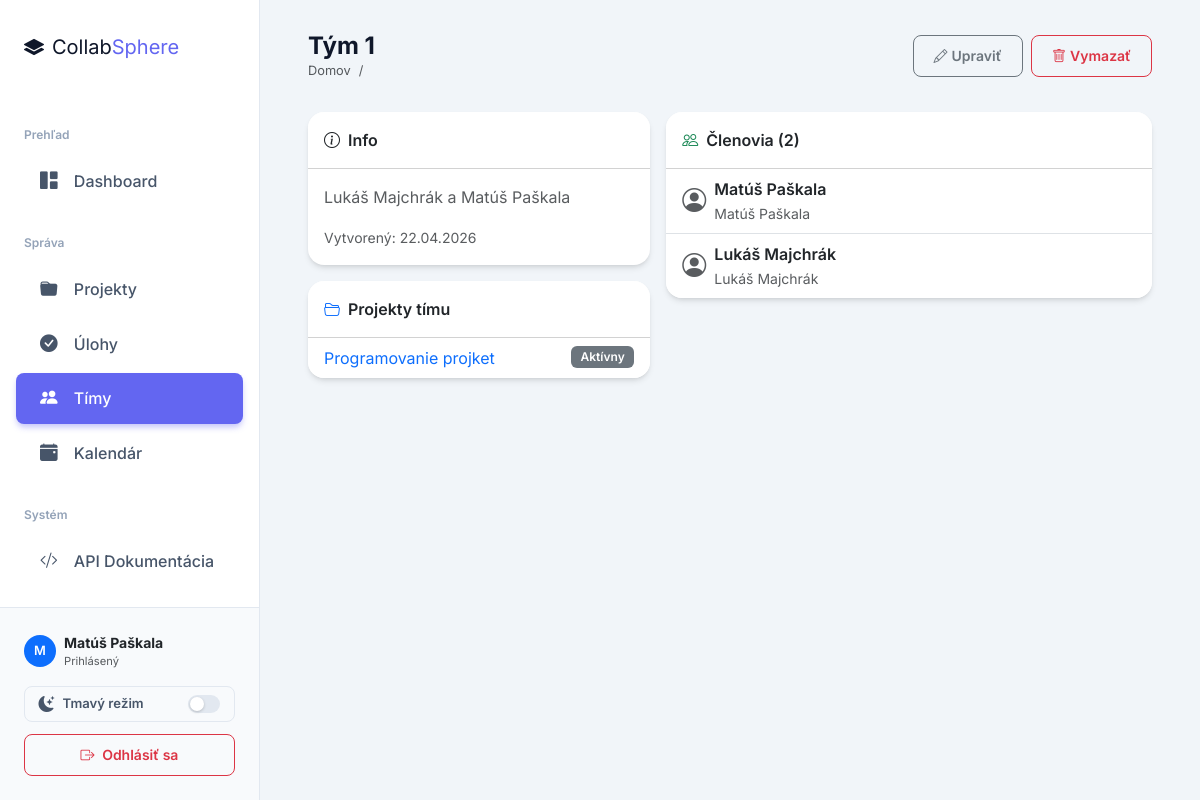
The page /teams/1/ (signed in) on the database its author committed.
### projects/models.py (models this page shows, shortened)
class Team(models.Model):
    name = models.CharField(max_length=100, verbose_name='Názov')
    description = models.TextField(blank=True, verbose_name='Popis')
    created_at = models.DateTimeField(auto_now_add=True, verbose_name='Dátum vytvorenia')
    members = models.ManyToManyField(User, related_name='teams', blank=True, verbose_name='Členovia')
    class Meta:
        verbose_name = 'Tím'
        verbose_name_plural = 'Tímy'
        ordering = ['name']

class Project(models.Model):
    STATUS_CHOICES = [
        ('planning', 'Plánovanie'),
        ('active', 'Aktívny'),
        ('on_hold', 'Pozastavený'),
        ('completed', 'Dokončený'),
        ('cancelled', 'Zrušený'),
    ]
    name = models.CharField(max_length=200, verbose_name='Názov')
    description = models.TextField(blank=True, verbose_name='Popis')
    created_at = models.DateTimeField(auto_now_add=True, verbose_name='Dátum vytvorenia')
    deadline = models.DateField(null=True, blank=True, verbose_name='Termín odovzdania')
    status = models.CharField(max_length=20, choices=STATUS_CHOICES, default='planning', verbose_name='Stav')
    team = models.ForeignKey(Team, on_delete=models.SET_NULL, null=True, blank=True,
                             related_name='projects', verbose_name='Tím')
    members = models.ManyToManyField(User, through='Membership', related_name='projects', verbose_name='Členovia')
    class Meta:
        verbose_name = 'Projekt'
        verbose_name_plural = 'Projekty'
        ordering = ['-created_at']

### projects/views.py (the view)
# urls.py: path('teams/<int:pk>/', views.team_detail, name='team_detail'),
@login_required
def team_detail(request, pk):
    team = get_object_or_404(Team, pk=pk)
    is_manager = request.user.groups.filter(name='manager').exists()
    return render(request, 'teams/team_detail.html', {'team': team, 'is_manager': is_manager})

### templates/teams/team_detail.html (shortened to what this page needs)
{% extends "base.html" %}
{% block page_title %}{{ team.name }}{% endblock %}
{% block topbar_actions %}
{% if is_manager %}
<a href="{% url 'team_edit' team.pk %}" class="btn btn-sm btn-outline-secondary me-1"><i class="bi bi-pencil me-1"></i>Upraviť</a>
<a href="{% url 'team_delete' team.pk %}" class="btn btn-sm btn-outline-danger"><i class="bi bi-trash me-1"></i>Vymazať</a>
{% endif %}
{% endblock %}
{% block content %}
<div class="row g-3">
  <div class="col-md-5">
    <div class="card">
      <div class="card-header bg-white py-3 fw-semibold"><i class="bi bi-info-circle me-2"></i>Info</div>
      <div class="card-body">
        <p class="text-muted">{{ team.description|default:"Bez popisu" }}</p>
        <small class="text-muted">Vytvorený: {{ team.created_at|date:"d.m.Y" }}</small>
      </div>
    </div>
    <div class="card mt-3">
      <div class="card-header bg-white py-3 fw-semibold"><i class="bi bi-folder2-open me-2 text-primary"></i>Projekty tímu</div>
      <div class="card-body p-0">
        <ul class="list-group list-group-flush">
          {% for p in team.projects.all %}
          <li class="list-group-item">
            <a href="{% url 'project_detail' p.pk %}" class="text-decoration-none">{{ p.name }}</a>
            <span class="badge bg-secondary float-end">{{ p.get_status_display }}</span>
          </li>
          {% empty %}
          <li class="list-group-item text-muted text-center py-3">Žiadne projekty</li>
          {% endfor %}
        </ul>
      </div>
    </div>
  </div>
  <div class="col-md-7">
    <div class="card">
      <div class="card-header bg-white py-3 fw-semibold"><i class="bi bi-people me-2 text-success"></i>Členovia ({{ team.members.count }})</div>
      <div class="card-body p-0">
        <ul class="list-group list-group-flush">
          {% for member in team.members.all %}
          <li class="list-group-item d-flex align-items-center gap-2 py-2">
            <i class="bi bi-person-circle fs-4 text-muted"></i>
            <div>
              <div class="fw-semibold">{{ member.get_full_name|default:member.username }}</div>
              <small class="text-muted">{{ member.get_full_name|default:member.email|default:"—" }}</small>
            </div>
          </li>
          {% empty %}
          <li class="list-group-item text-muted text-center py-3">Žiadni členovia</li>
          {% endfor %}
        </ul>
      </div>
    </div>
  </div>
</div>
{% endblock %}

### templates/base.html (shortened to what this page needs)
{% load static %}
<!DOCTYPE html>
<html lang="sk">
<head>
    <link rel="stylesheet" href="https://cdnjs.cloudflare.com/ajax/libs/bootstrap/5.3.3/css/bootstrap.min.css">
    <link rel="stylesheet" href="https://cdnjs.cloudflare.com/ajax/libs/bootstrap-icons/1.11.3/font/bootstrap-icons.min.css">
    <link rel="stylesheet" href="{% static 'css/modern.css' %}">
    <link rel="stylesheet" href="{% static 'css/dark.css' %}">
</head>
<body>
<nav class="sidebar" id="sidebar">
    <div class="sidebar-brand">
        <i class="bi bi-layers-fill me-2"></i>Collab<span>Sphere</span>
    </div>
    <div class="pt-2">
        <div class="nav-section">Prehľad</div>
        <a href="{% url 'dashboard' %}" class="nav-link {% if request.resolver_match.url_name == 'dashboard' %}active{% endif %}">
            <i class="bi bi-grid-1x2-fill"></i> Dashboard
        </a>
        <div class="nav-section">Správa</div>
        <a href="{% url 'project_list' %}" class="nav-link {% if 'project' in request.resolver_match.url_name %}active{% endif %}">
            <i class="bi bi-folder-fill"></i> Projekty
        </a>
        <a href="{% url 'task_list' %}" class="nav-link {% if 'task' in request.resolver_match.url_name %}active{% endif %}">
            <i class="bi bi-check-circle-fill"></i> Úlohy
        </a>
        <a href="{% url 'team_list' %}" class="nav-link {% if 'team' in request.resolver_match.url_name %}active{% endif %}">
            <i class="bi bi-people-fill"></i> Tímy
        </a>
        <a href="{% url 'calendar' %}" class="nav-link {% if request.resolver_match.url_name == 'calendar' %}active{% endif %}">
            <i class="bi bi-calendar-event-fill"></i> Kalendár
        </a>
        <div class="nav-section">Systém</div>
        <a href="/api/tasks/" class="nav-link" target="_blank">
            <i class="bi bi-code-slash"></i> API Dokumentácia
        </a>
    </div>
    <div class="sidebar-footer">
        <div class="d-flex align-items-center mb-3">
            <div class="avatar-sm bg-primary text-white rounded-circle d-flex align-items-center justify-content-center me-2" style="width: 32px; height: 32px; font-weight: 600; font-size: 0.8rem;">
                {{ request.user.username|slice:":1"|upper }}
            </div>
            <div class="overflow-hidden">
                <div class="text-dark fw-bold text-truncate small">{{ request.user.get_full_name|default:request.user.username }}</div>
                <div class="text-muted extra-small" style="font-size: 0.7rem;">Prihlásený</div>
            </div>
        </div>
        <button class="theme-toggle-btn" id="themeToggle" title="Prepnúť tému" aria-label="Prepnúť tmavý/svetlý režim">
            <i class="bi bi-moon-stars-fill ttb-icon" id="themeIcon"></i>
            <span class="ttb-label" id="themeLabel">Tmavý režim</span>
            <span class="toggle-track">
                <span class="toggle-thumb"></span>
            </span>
        </button>
        <a href="{% url 'logout' %}" class="btn btn-sm btn-outline-danger w-100">
            <i class="bi bi-box-arrow-right me-1"></i> Odhlásiť sa
        </a>
    </div>
</nav>
<div class="main-content">
    <div class="topbar d-flex align-items-center justify-content-between">
        <div>
            <h6 class="mb-0">{% block page_title %}{% endblock %}</h6>
            <nav aria-label="breadcrumb">
                <ol class="breadcrumb mb-0" style="font-size: 0.8rem;">
                    <li class="breadcrumb-item"><a href="{% url 'dashboard' %}" class="text-decoration-none text-muted">Domov</a></li>
                    <li class="breadcrumb-item active" aria-current="page">{% block breadcrumb %}{% endblock %}</li>
                </ol>
            </nav>
        </div>
        <div class="topbar-actions">
            {% block topbar_actions %}{% endblock %}
        </div>
    </div>
    <div class="content-wrapper">
        {% block content %}{% endblock %}
    </div>
</div>
</body>
</html>

### static/css/modern.css (style rules this page uses)
:root { --primary: #6366f1; --primary-hover: #4f46e5; --secondary: #64748b; --success: #10b981; --danger: #ef4444; --warning: #f59e0b; --info: #0ea5e9; --light: #f8fafc; --dark: #0f172a; --sidebar-bg: #ffffff; --sidebar-text: #475569; --sidebar-active-bg: #f1f5f9; --sidebar-active-text: #6366f1; --card-shadow: 0 4px 6px -1px rgb(0 0 0 / 0.1), 0 2px 4px -2px rgb(0 0 0 / 0.1); --card-shadow-hover: 0 10px 15px -3px rgb(0 0 0 / 0.1), 0 4px 6px -4px rgb(0 0 0 / 0.1); }
body { font-family: 'Inter', sans-serif; background-color: #f1f5f9; color: #1e293b; overflow-x: hidden; }
.sidebar { background: var(--sidebar-bg); border-right: 1px solid #e2e8f0; color: var(--sidebar-text); width: 260px; height: 100vh; position: fixed; top: 0; left: 0; z-index: 100; transition: all 0.3s ease; display: flex; flex-direction: column; }
.sidebar-brand { padding: 2rem 1.5rem; font-size: 1.25rem; color: var(--dark); border-bottom: none; }
.sidebar-brand span { color: var(--primary); }
.sidebar .nav-link { color: var(--sidebar-text); font-weight: 500; padding: 0.75rem 1.5rem; margin: 0.25rem 1rem; border-radius: 0.5rem; transition: all 0.2s; }
.sidebar .nav-link i { font-size: 1.1rem; margin-right: 0.75rem; }
.sidebar .nav-link.active { background: var(--primary); color: #ffffff; box-shadow: 0 4px 6px -1px rgba(99, 102, 241, 0.4); }
.sidebar .nav-section { color: #94a3b8; font-weight: 600; font-size: 0.75rem; padding: 1.5rem 1.5rem 0.5rem; }
.sidebar-footer { background: #f8fafc; border-top: 1px solid #e2e8f0; padding: 1.5rem; margin-top: auto; }
.main-content { margin-left: 260px; padding: 2rem 3rem; transition: all 0.3s ease; }
.topbar { background: transparent; border-bottom: none; margin-bottom: 2rem; padding: 0; position: static; }
.topbar h6 { font-size: 1.5rem; font-weight: 700; color: var(--dark); }
.card { border: none; border-radius: 1rem; box-shadow: var(--card-shadow); transition: transform 0.2s, box-shadow 0.2s; overflow: hidden; }
.btn { padding: 0.6rem 1.25rem; font-weight: 600; border-radius: 0.5rem; transition: all 0.2s; }
.badge { padding: 0.4em 0.8em; font-weight: 600; border-radius: 0.375rem; }

### static/css/dark.css (style rules this page uses)
*, *::before, *::after { transition: background-color 0.22s ease, border-color 0.22s ease, color 0.18s ease, box-shadow 0.22s ease !important; }
.theme-toggle-btn { display: flex; align-items: center; gap: 0.5rem; width: 100%; padding: 0.5rem 0.85rem; margin-bottom: 0.75rem; border-radius: 0.5rem; border: 1px solid #e2e8f0; background: #f8fafc; color: #475569; font-size: 0.82rem; font-weight: 600; cursor: pointer; font-family: inherit; line-height: 1; }
.theme-toggle-btn .ttb-icon { font-size: 1rem; }
.theme-toggle-btn .ttb-label { flex: 1; text-align: left; }
.theme-toggle-btn .toggle-track { position: relative; width: 32px; height: 18px; border-radius: 9px; background: #e2e8f0; flex-shrink: 0; }
.theme-toggle-btn .toggle-thumb { position: absolute; top: 2px; left: 2px; width: 14px; height: 14px; border-radius: 50%; background: #fff; box-shadow: 0 1px 3px rgba(0,0,0,.2); transition: transform 0.22s; }

### rows shown on the page
Team: name "Tým 1", description "Lukáš Majchrák a Matúš Paškala", created_at "22.04.2026", members.count "2"
Project: name "Programovanie projket", status "Aktívny"

### other values the page prints
{{ request.user.username|slice:":1"|upper }} "M"
{{ request.user.get_full_name|default:request.user.username }} "Matúš Paškala"
{{ member.get_full_name|default:member.username }} "Matúš Paškala"
{{ member.get_full_name|default:member.email|default:"—" }} "Matúš Paškala"
{{ member.get_full_name|default:member.username }} "Lukáš Majchrák"
{{ member.get_full_name|default:member.email|default:"—" }} "Lukáš Majchrák"
